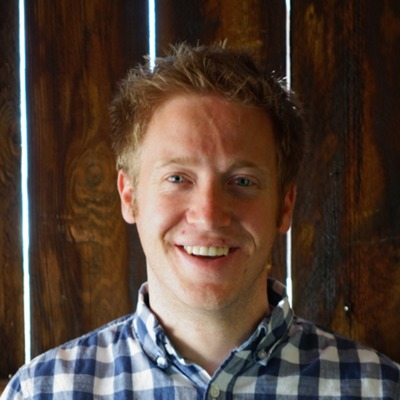
#> input picture images/austen_allred.jpg, 400 x 400 px, found by its file name
$ jupyter execute --allow-errors cnn-432.ipynb
#> lines starting #> are read from the running program, lines starting #| are printed output that depends on the picture; long printed decimals are rounded
<a href="https://colab.research.google.com/github/skhabiri/DS-Unit-4-Sprint-3-Deep-Learning/blob/main/module2-convolutional-neural-networks/LS_DS17_432_Convolutional_Neural_Networks_Lecture.ipynb" target="_parent"></a>

*Unit 4, Sprint 3, Module 2*

---

# Convolutional Neural Networks (Prepare)

> Convolutional networks are simply neural networks that use convolution in place of general matrix multiplication in at least one of their layers. *Goodfellow, et al.*

## Learning Objectives
- <a href="#p1">Part 1: </a>Describe convolution and pooling
- <a href="#p2">Part 2: </a>Apply a convolutional neural network to a classification task
- <a href="#p3">Part 3: </a>Use a pre-trained convolution neural network for image classification

Modern __computer vision__ approaches rely heavily on convolutions as both a dimensionality reduction and feature extraction method. Before we dive into convolutions, let's talk about some of the common computer vision applications:
* Classification [(Hot Dog or Not Dog)](https://www.youtube.com/watch?v=ACmydtFDTGs)
* Object Detection [(YOLO)](https://www.youtube.com/watch?v=MPU2HistivI)
* Pose Estimation [(PoseNet)](https://ai.googleblog.com/2019/08/on-device-real-time-hand-tracking-with.html)
* Facial Recognition [Emotion Detection](https://www.cbronline.com/wp-content/uploads/2018/05/Mona-lIsa-test-570x300.jpg)
* and *countless* more

We are going to focus on classification and pre-trained classification today. What are some of the applications of image classification?

[cell 1]
from IPython.display import YouTubeVideo
YouTubeVideo('MPU2HistivI', width=600, height=400)

# Convolution & Pooling (Learn)
<a id="p1"></a>

## Overview

Like neural networks themselves, CNNs are inspired by biology - specifically, the receptive fields of the visual cortex.

Put roughly, in a real brain the neurons in the visual cortex *specialize* to be receptive to certain regions, shapes, colors, orientations, and other common visual features. In a sense, the very structure of our cognitive system transforms raw visual input, and sends it to neurons that specialize in handling particular subsets of it.

CNNs imitate this approach by applying a convolution. A convolution is an operation on two functions that produces a third function, showing how one function modifies another. Convolutions have a [variety of nice mathematical properties](https://en.wikipedia.org/wiki/Convolution#Properties) - commutativity, associativity, distributivity, and more. Applying a convolution effectively transforms the "shape" of the input.

One common confusion - the term "convolution" is used to refer to both the process of computing the third (joint) function and the process of applying it. In our context, it's more useful to think of it as an application, again loosely analogous to the mapping from visual field to receptive areas of the cortex in a real animal.

[cell 2]
from IPython.display import YouTubeVideo
YouTubeVideo('IOHayh06LJ4', width=600, height=400)

### Image data
A monochrome image is of one color represented by 0 to 255. A gray scale is an example of monochrome with black 0 and white 255. scaling up or down the numbers does not change the information. For a colored image we do need to mix three colors of red, blue and green, which are primary colors of the most effective additive color system. To implement that we use three channels. Each channel is a monochrom of one of those colors.

### Convolutional Neural Networks
In ANN all the input samples are related to each other equally through a densely connected network. For images the nearby pixels are more related to each other than the pixels that are far apart. CNN instead of equally connected weights uses a kernel to process the neighboring pixels locally. Hence for image processing we prefer CNN rather than regular ANN. That would allow to extract features such as edge, face, sharpness from the image. different features would require different kernels or filters for extraction. Additionally the filters can be stack in parallel as well as in series to model more dimensions. The convolution operation starts by placing the weighted kernel at one corner of the image and translating the overlap window to a single number by the weighted sum of the numbers. By striding to the right and then down the entire image is going to be scanned. In convolution layer we usually stride with steps of 1 and in pooling we stride we bigger steps as we intend to reduce the size of the outcome. Similar to ANN in CNN we train the filter weights. One approach is to extract some features with the convolutional layer and then use pooling to zoom into certain features and apply convolutional layers again to extract detailed information on focused objects and repeat this process. After each convolutional layer we have an activation ReLu.

### Padding
Convolving an image with a kernel reduces the size of the output image and leads to loss of information. To formulize that, if the input image is of size $nxn$ and the kernel is $fxf$ and stride stepping is $s$, the output image is of size of one for the initial placement plus the remaining strides left to take. The outcome size is round up of: $$(1+\frac{n-f}{s})\times(1+\frac{n-f}{s})$$

To avoid the loss of information, the surrounding of the image is padded with selected numbers. Most commonly with 0. Alternatively, it could be padded with the nearby values or average of them. To bring the size of the outcome to that of the original image, the total columns of padding, $p$, in one direction (ex/ both left and right padding columns) needs to be:$$p = n(s-1)+f-s$$

### Pooling
The initial input samples are typically large, let's say 254x254=65K. Adding parallel filters would dramatically increase the number of parameters to handle this computing challenge pooling technique is applied which is basically extracting more important features in the first pass and zooming in on those with subsequent convolutional layers to get more relevant details instead of getting details from everything that might not be relevant to begin with. There are different pooling filters for different tasks. The most common one is maxpooling which takes the maximum number in a pooling window as the most important feature. In pooling we take longer strides (typically non overlapping to help reduce the size. Pooling  helps to speed up computation while it makes some of the features it detects a bit more robust.

### Output size for conv and max pooling layers:
Both conv and max pooling layers work with $$(1+\frac{n+p-f}{s})\times(1+\frac{n+p-f}{s})$$.
Here p is the total number of padding columns/rows. f is the filter size, n is the input data size and s is number of strides.
It seems keras ignores the last fractional column or rows where the filter does not fully overlap. Hence if the calculation is not a whole number you need to round it down.

### 1D, 2D, 3D Convolutional layer:
This simply refers to the dimension of convolutional operation. In other words the dimensions that the filter scans over. If the scan is along a line from left to right it's 1D layer. If the scan is additionally from top to bottom in a x-y coordinate, then it's a 2D Conv layer. In that sense a color image with three channels is still considered 2D, as there is no useful information to scan along the channels, or going from one channel to another. However for a video there are x-y image as well as the sequence of images in time which contains information about the content of the input. Hence scanning along the time adds a third dimension and needs a 3D convolutional layer.

<p float="left">


</p>

### Convolution Operation on Volume
When the input has more than one channel (e.g. an RGB image), the filter should have a matching number of channels. To calculate one output cell, perform convolution on each matching channel, then add the result together.

The total number of multiplications to calculate the result is (4 x 4) x (3 x 3 x 3) = 432

### Convolution Operation with Multiple Filters
Multiple filters can be used in a convolution layer to detect multiple features. The output of the layer then will have the same number of channels as the number of filters in the layer.

The total number of multiplications to calculate the result is (4 x 4 x 2) x (3 x 3 x 3) = 864

### One Convolution Layer
Finally to make up a convolution layer, a bias (ϵ R) is added and an activation function such as ReLU or tanh is applied.

### Flattening
Once the data is processed with consecutive convolutional and pooling layers we flatten the data into a giant one dimensional array and connect it to a fully connected dense layer as it's more suitable for the final task of classification.

### Overall Architecture:
As the layers go deeper and deeper, the features that the model deals with become more complex. For example, at the early stage of ConvNet, it looks up for oriented line patterns and then finds some simple figures. At the deep stage, it can catch the specific forms of objects and finally be able to detect the object of an input image.

To get better intuition read [this](https://ujjwalkarn.me/2016/08/11/intuitive-explanation-convnets/)

### Convolution

Consider blurring an image - assume the image is represented as a matrix of numbers, where each number corresponds to the color value of a pixel.

*Image Credits from __Hands on Machine Learning with Sckit-Learn, Keras & TensorFlow__*

Helpful Terms:
- __Filter__: The weights (parameters) we will apply to our input image.
- __Stride__: How the filter moves across the image
- __Padding__: Zeros (or other values) around the  the input image border (kind of like a frame of zeros).

* Padding is there to keep the size of the image the same as the size of the original image

[cell 3]
"""
Imageio is a Python library that provides an easy interface to read and write
a wide range of image data, including animated images, volumetric data,
and scientific formats.
"""
import imageio
import matplotlib.pyplot as plt
# scikit-image is a collection of algorithms for image processing.
from skimage import color, io
from skimage.exposure import rescale_intensity

austen = io.imread('https://github.com/skhabiri/ML-DeepLearning/raw/main/images/austen_allred.jpg')
#> austen is the input picture: shape (400, 400, 3); mean R, G, B 84.9, 66.3, 56.1
austen.shape
#> Out = (400, 400, 3)

[cell 4]
austen[0][0]
#> Out = [25, 20, 17]

[cell 5]
austen_gray = color.rgb2gray(austen)
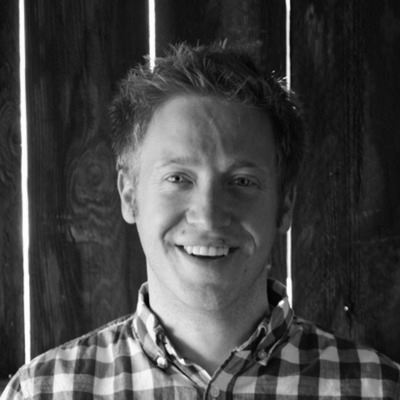
#> austen_gray: shape (400, 400) float64; min 0, max 1, mean 0.273
print(austen_gray.shape, type(austen_gray), austen_gray[0][0])
#| (400, 400) <class 'numpy.ndarray'> 0.08175
austen_gray.min(), austen_gray.max()
#> Out = (0, 1)

[cell 6]
plt.imshow(color.rgb2gray(austen), cmap='gray')
#> (this line was passed over: IPython is not available in this run)

[cell 7]
# rescale it between 0 and 1
austen_grayscale = rescale_intensity(color.rgb2gray(austen))
print(austen_grayscale.shape, austen_grayscale[0][0])
#| (400, 400) 0.08175
austen_grayscale.min(), austen_grayscale.max()
#> Out = (0, 1)

[cell 8]
plt.imshow(austen_grayscale, cmap="gray");
#> (this line was passed over: IPython is not available in this run)

[cell 9]
import numpy as np
# Multidimensional image processing
import scipy.ndimage as nd

horizontal_edge_convolution = np.array([[1,1,1,1,],
                                        [0,0,0,0],
                                        [0,0,0,0],
                                        [-1,-1,-1,-1]])

vertical_edge_convolution = np.array([[1, 0, 0, 0, -1],
                                     [1, 0, 0, 0, -1],
                                     [1, 0, 0, 0, -1],
                                     [1, 0, 0, 0, -1],
                                     [1, 0, 0, 0, -1]])

diag_edge_convolution = np.array([[1,0,0,-1],
                                  [0,1,-1,0],
                                  [0,-1,1,0],
                                  [-1,0,0,1]])

austen_edges_diag = nd.convolve(austen_grayscale, diag_edge_convolution)
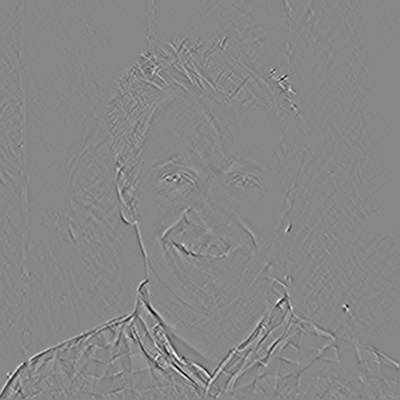
#> austen_edges_diag: shape (400, 400) float64; min -1.35, max 1.2, mean -4.52e-05; drawn with min black and max white
austen_edges_horz = nd.convolve(austen_grayscale, horizontal_edge_convolution)
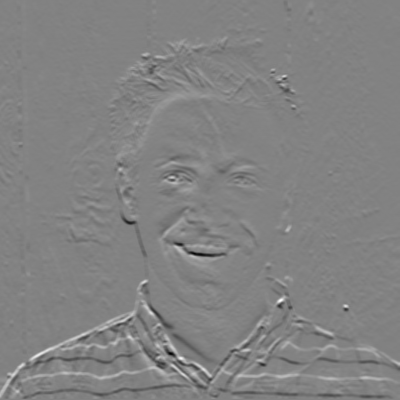
#> austen_edges_horz: shape (400, 400) float64; min -3.11, max 2.98, mean 0.00728; drawn with min black and max white
austen_edges_vert = nd.convolve(austen_grayscale, vertical_edge_convolution)
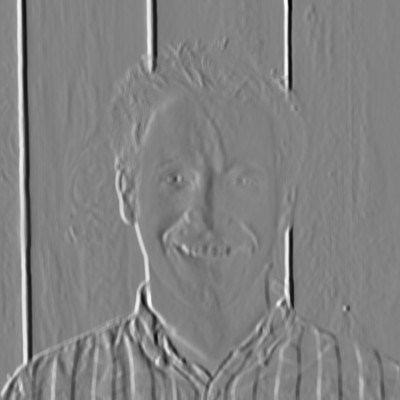
#> austen_edges_vert: shape (400, 400) float64; min -4.74, max 4.53, mean -0.00336; drawn with min black and max white

austen_edges_horz.shape, austen_edges_vert.shape, austen_edges_diag.shape
#> Out = ((400, 400), (400, 400), (400, 400))

#> (a cell that did not finish here is left out)

[cell 11]
austen_edges = austen_edges_horz + austen_edges_vert
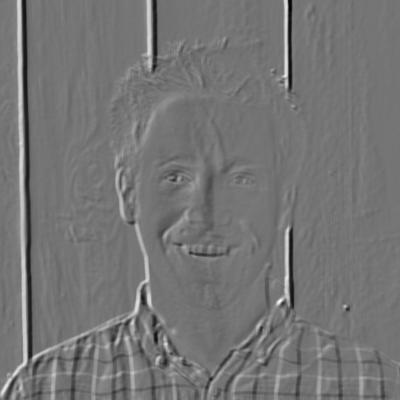
#> austen_edges: shape (400, 400) float64; min -4.91, max 5.78, mean 0.00392; drawn with min black and max white
plt.imshow(austen_edges, cmap='gray')
#> (this line was passed over: IPython is not available in this run)

[cell 12]
plt.imshow(austen_edges + austen_edges_diag, cmap='gray')
#> (this line was passed over: IPython is not available in this run)

[cell 13]
plt.imshow(austen)
#> (this line was passed over: IPython is not available in this run)
austen.shape
#> Out = (400, 400, 3)

austen_edges_horzC = np.zeros((400, 400, 3))
austen_edges_vertC = np.zeros((400, 400, 3))
austen_edges_diagC = np.zeros((400, 400, 3))

for i in range(3):
    austen_edges_horzC[:,:,i] = nd.convolve(austen[:,:,i], horizontal_edge_convolution)
    austen_edges_vertC[:,:,i] = nd.convolve(austen[:,:,i], vertical_edge_convolution)
    austen_edges_diagC[:,:,i] = nd.convolve(austen[:,:,i], diag_edge_convolution)

fig, axes = plt.subplots(figsize=(12,4))
plt.subplot(1,3, 1).imshow(austen_edges_vertC);
plt.subplot(1,3, 2).imshow(austen_edges_horzC);
plt.subplot(1,3, 3).imshow(austen_edges_diagC);

### Pooling Layer

*Image Credits from __Hands on Machine Learning with Sckit-Learn, Keras & TensorFlow__*

We use Pooling Layers to reduce the dimensionality of the feature maps.

Let's take a look very simple example using Austen's pic.

### Edge filter

[cell 14]
from skimage.measure import block_reduce
"""
block_reduce:
Downsample image by applying function `func` to local blocks.
This function is useful for max and mean pooling, for example.

Parameters
----------
image : ndarray
    N-dimensional input image.
block_size : array_like
    Array containing down-sampling integer factor along each axis.
func : callable
    Function object which is used to calculate the return value for each
    local block. This function must implement an ``axis`` parameter.
    Primary functions are ``numpy.sum``, ``numpy.min``, ``numpy.max``,
    ``numpy.mean`` and ``numpy.median``.
"""

# block_reduce is a downsampling method
reduced = block_reduce(austen_edges, (2,2), func=np.max)
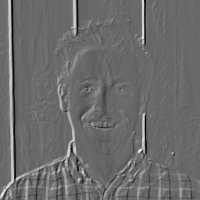
#> reduced: shape (200, 200) float64; min -4.01, max 5.78, mean 0.128; drawn with min black and max white
plt.imshow(reduced, cmap="gray");
#> (this line was passed over: IPython is not available in this run)

[cell 15]
reduced.shape
#> Out = (200, 200)

The max pooling performed on the image has reduced its size to half. However the main features of the image have remained intact.

# CNNs for Classification (Learn)

## Overview

### Typical CNN Architecture

The first stage of a CNN is, unsurprisingly, a convolution - specifically, a transformation that maps regions of the input image to neurons responsible for receiving them. The convolutional layer can be visualized as follows:

The red represents the original input image, and the blue the neurons that correspond.

As shown in the first image, a CNN can have multiple rounds of convolutions, [downsampling](https://en.wikipedia.org/wiki/Downsampling_(signal_processing)) (a digital signal processing technique that effectively reduces the information by passing through a filter), and then eventually a fully connected neural network and output layer. Typical output layers for a CNN would be oriented towards classification or detection problems - e.g. "does this picture contain a cat, a dog, or some other animal?"

#### A Convolution in Action

Why are CNNs so popular?
1. Compared to prior image learning techniques, they require relatively little image preprocessing (cropping/centering, normalizing, etc.)
2. Relatedly, they are *robust* to all sorts of common problems in images (shifts, lighting, etc.)

Actually training a cutting edge image classification CNN is nontrivial computationally - the good news is, with **transfer learning**, we can get one "off-the-shelf"!

## Follow Along

[cell 16]
from tensorflow.keras import datasets
from tensorflow.keras.models import Sequential, Model # <- May Use
from tensorflow.keras.layers import Dense, Conv2D, MaxPooling2D, Flatten

#> (a cell that did not finish here is left out)

#> (a cell that did not finish here is left out)

[cell 19]
""" Normalize pixel values to be between 0 and 1
This would not change the color or size of the image
"""
#> (the rest of this cell did not finish here and is left out)

#> (a cell that did not finish here is left out)

#> (a cell that did not finish here is left out)

#> (a cell that did not finish here is left out)

#> (a cell that did not finish here is left out)

[cell 24]
class_names = ['airplane', 'automobile', 'bird', 'cat', 'deer',
               'dog', 'frog', 'horse', 'ship', 'truck']

plt.figure(figsize=(10,10))
#> (this line was passed over: IPython is not available in this run)
